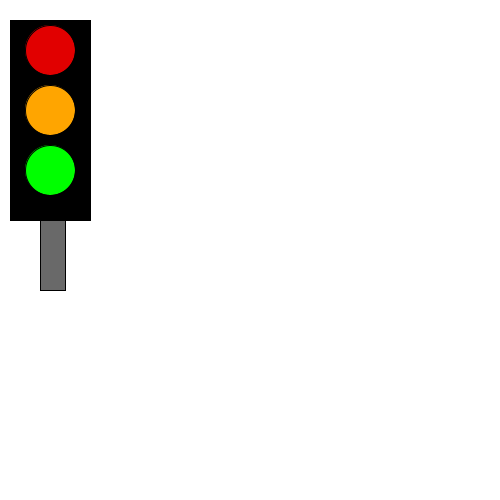
Frame 1 (no input)
Frame 60 (the mouse pressed at the canvas centre just before this capture): identical to frame 1, image omitted
Frame 120 (the mouse held since frame 60 and released just before this capture): identical to frame 1, image omitted

The Processing sketch that drew this single still picture (run headless with seeded random() and noise(); from frame 60 on, the mouse is pressed at the canvas centre):

// Processing sketch: Opdracht_8_1
// ── Opdracht_8_1.pde
void setup(){
  size(500,500);
}

void draw(){
 background (255,255,255);
 fill(0,0,0);
rect(10,20,80,200);
fill(105,105,105);
rect (40,220,25,70);
fill(225,0,0);
ellipse (50,50,50,50);
fill(255,165,0);
ellipse (50,110,50,50);
fill(0,255,0);
ellipse(50,170,50,50);

}
